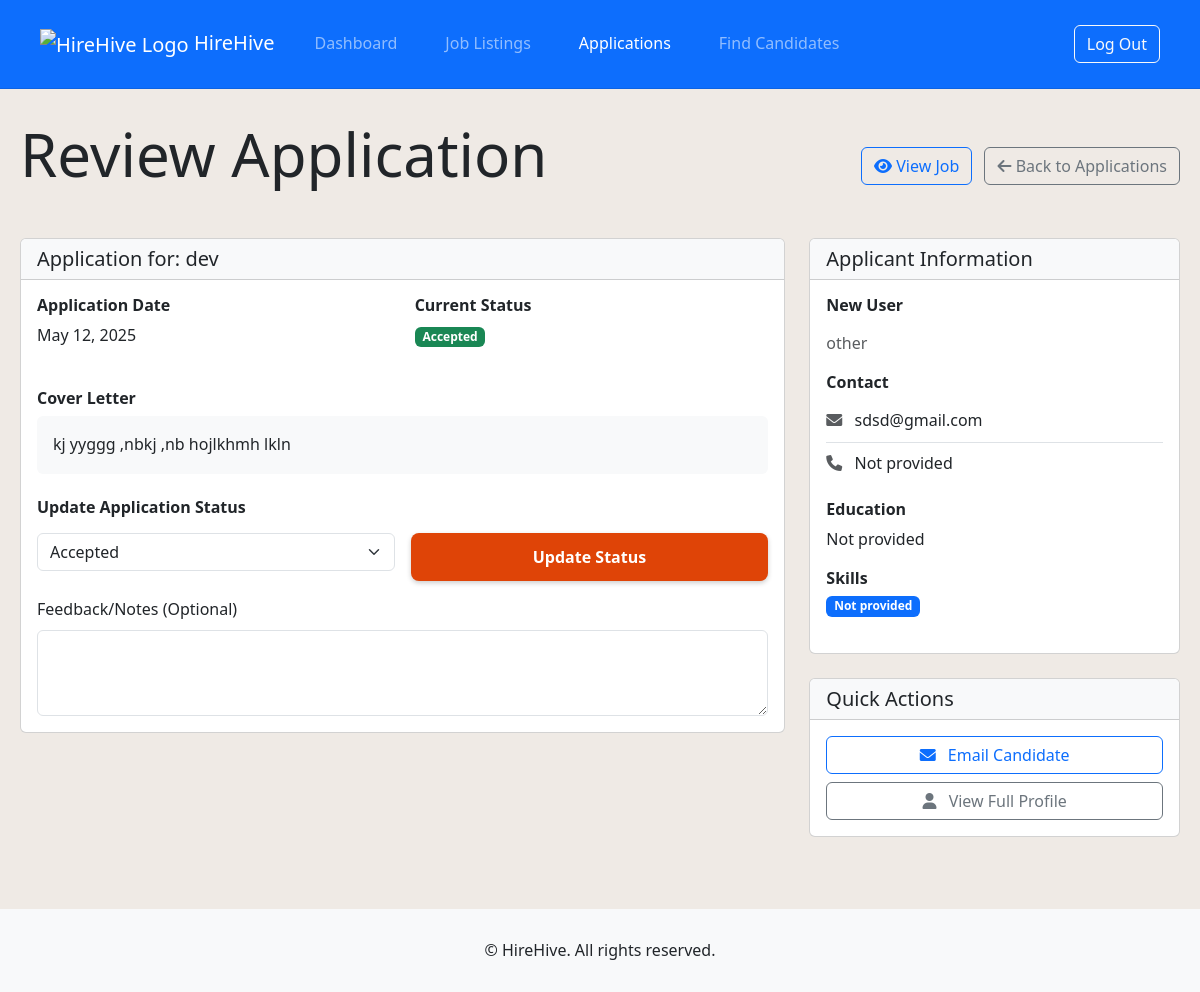
/review-application.php?id=1 (signed in), run on the app's committed database.
### tables this page shows
CREATE TABLE `job_applications` (
  `application_id` int(11) NOT NULL,
  `job_id` int(11) NOT NULL,
  `jobseeker_id` int(11) NOT NULL,
  `application_date` timestamp NOT NULL DEFAULT current_timestamp(),
  `cover_letter` text DEFAULT NULL,
  `status` enum('pending','reviewed','interviewed','offered','rejected','accepted') NOT NULL DEFAULT 'pending',
  `feedback` text DEFAULT NULL
);

CREATE TABLE `joblistings` (
  `job_id` int(11) NOT NULL,
  `enterprise_id` int(11) NOT NULL,
  `title` varchar(100) NOT NULL,
  `description` text NOT NULL,
  `requirements` text NOT NULL,
  `responsibilities` text DEFAULT NULL,
  `benefits` text DEFAULT NULL,
  `location` varchar(100) NOT NULL,
  `job_type` enum('full-time','part-time','contract','internship','remote') NOT NULL,
  `salary_range` varchar(100) DEFAULT NULL,
  `posted_date` timestamp NOT NULL DEFAULT current_timestamp(),
  `closing_date` timestamp NULL DEFAULT NULL,
  `status` enum('open','closed','draft') NOT NULL DEFAULT 'open'
);

CREATE TABLE `jobseekers` (
  `jobseeker_id` int(11) NOT NULL,
  `user_id` int(11) NOT NULL,
  `full_name` varchar(100) NOT NULL,
  `profession` varchar(100) NOT NULL,
  `education` varchar(50) NOT NULL,
  `skills` text NOT NULL,
  `portfolio` varchar(255) DEFAULT NULL,
  `phone` varchar(20) NOT NULL,
  `linkedin` varchar(255) DEFAULT NULL,
  `website` varchar(255) DEFAULT NULL,
  `other_profession` varchar(100) DEFAULT NULL
);

CREATE TABLE `users` (
  `user_id` int(11) NOT NULL,
  `email` varchar(100) NOT NULL,
  `password` varchar(255) NOT NULL,
  `role` enum('job-seeker','enterprise','admin') NOT NULL,
  `created_at` timestamp NOT NULL DEFAULT current_timestamp(),
  `updated_at` timestamp NOT NULL DEFAULT current_timestamp() ON UPDATE current_timestamp()
);

### review-application.php (the view, shortened to what this page needs)
<?php
require_once "db_connect.php";
$application_id = $_GET['id'];
$user_id = $_SESSION["user_id"];
$application_sql = "SELECT ja.*, jl.title as job_title, jl.job_id, js.full_name, js.phone,
                          js.profession, js.education, js.skills, js.jobseeker_id,
                          u.email, e.enterprise_id
                   FROM job_applications ja
                   JOIN joblistings jl ON ja.job_id = jl.job_id
                   JOIN jobseekers js ON ja.jobseeker_id = js.jobseeker_id
                   JOIN users u ON js.user_id = u.user_id
                   JOIN enterprises e ON jl.enterprise_id = e.enterprise_id
                   WHERE ja.application_id = ? AND e.user_id = ?";
$stmt = $conn->prepare($application_sql);
$stmt->bind_param("ii", $application_id, $user_id);
$stmt->execute();
$result = $stmt->get_result();
$application = $result->fetch_assoc();
?>
<!DOCTYPE html>
<html lang="en">
<head>
    <link href="https://cdn.jsdelivr.net/npm/bootstrap@5.3.0/dist/css/bootstrap.min.css" rel="stylesheet">
    <link rel="stylesheet" href="css/style.css">
    <link rel="stylesheet" href="css/dashboard.css">
    <link rel="stylesheet" href="https://cdnjs.cloudflare.com/ajax/libs/font-awesome/6.0.0/css/all.min.css">
</head>
<body>
    <nav class="navbar navbar-expand-lg navbar-dark bg-primary">
        <div class="container">
            <a class="navbar-brand" href="index.html">
                <img src="assets/images/logo.png" alt="HireHive Logo" height="40">
                HireHive
            </a>
            <div class="collapse navbar-collapse" id="navbarNav">
                <ul class="navbar-nav me-auto">
                    <li class="nav-item">
                        <a class="nav-link" href="dashboard-enterprise.php">Dashboard</a>
                    </li>
                    <li class="nav-item">
                        <a class="nav-link" href="dashboard-enterprise.php#job-listings">Job Listings</a>
                    </li>
                    <li class="nav-item">
                        <a class="nav-link active" href="dashboard-enterprise.php#applications">Applications</a>
                    </li>
                    <li class="nav-item">
                        <a class="nav-link" href="search-candidates.php">Find Candidates</a>
                    </li>
                </ul>
                <div class="d-flex">
                    <a href="logout.php" class="btn btn-outline-light">Log Out</a>
                </div>
            </div>
        </div>
    </nav>
    <div class="container py-5">
        <div class="row mb-4">
            <div class="col-12">
                <div class="d-flex justify-content-between align-items-center">
                    <h1>Review Application</h1>
                    <div>
                        <a href="view-job.php?id=<?php echo $application['job_id']; ?>" class="btn btn-outline-primary me-2">
                            <i class="fas fa-eye"></i> View Job
                        </a>
                        <a href="dashboard-enterprise.php#applications" class="btn btn-outline-secondary">
                            <i class="fas fa-arrow-left"></i> Back to Applications
                        </a>
                    </div>
                </div>
            </div>
        </div>
        <div class="row">
            <div class="col-md-8">
                <div class="card mb-4">
                    <div class="card-header bg-light">
                        <h2 class="card-title h5 mb-0">Application for: <?php echo htmlspecialchars($application['job_title']); ?></h2>
                    </div>
                    <div class="card-body">
                        <div class="row mb-4">
                            <div class="col-md-6">
                                <h3 class="h6 fw-bold">Application Date</h3>
                                <p><?php echo date('F d, Y', strtotime($application['application_date'])); ?></p>
                            </div>
                            <div class="col-md-6">
                                <h3 class="h6 fw-bold">Current Status</h3>
                                <p>
                                    <span class="badge <?php
                                        switch($application['status']) {
                                            case 'accepted': echo 'bg-success'; break;
                                        }
                                    ?>">
                                        <?php echo ucfirst(htmlspecialchars($application['status'])); ?>
                                    </span>
                                </p>
                            </div>
                        </div>
                        <?php if (!empty($application['cover_letter'])): ?>
                        <div class="mb-4">
                            <h3 class="h6 fw-bold">Cover Letter</h3>
                            <div class="p-3 bg-light rounded">
                                <?php echo nl2br(htmlspecialchars($application['cover_letter'])); ?>
                            </div>
                        </div>
                        <?php endif; ?>
                        <form method="POST" action="<?php echo htmlspecialchars($_SERVER["PHP_SELF"] . "?id=" . $application_id); ?>" class="mt-4">
                            <h3 class="h6 fw-bold mb-3">Update Application Status</h3>
                            <div class="row g-3">
                                <div class="col-md-6">
                                    <select class="form-select" name="status" required>
                                        <option value="accepted" <?php if ($application['status'] == 'accepted') echo 'selected'; ?>>Accepted</option>
                                    </select>
                                </div>
                                <div class="col-md-6">
                                    <button type="submit" name="update_status" class="btn btn-primary w-100">Update Status</button>
                                </div>
                                <div class="col-12">
                                    <label for="feedback" class="form-label">Feedback/Notes (Optional)</label>
                                    <textarea class="form-control" id="feedback" name="feedback" rows="3"><?php echo isset($application['feedback']) ? htmlspecialchars($application['feedback']) : ''; ?></textarea>
                                </div>
                            </div>
                        </form>
                    </div>
                </div>
            </div>
            <div class="col-md-4">
                <div class="card mb-4">
                    <div class="card-header bg-light">
                        <h3 class="card-title h5 mb-0">Applicant Information</h3>
                    </div>
                    <div class="card-body">
                        <h4 class="h6 fw-bold mb-3"><?php echo htmlspecialchars($application['full_name']); ?></h4>
                        <p class="text-muted mb-3"><?php echo htmlspecialchars($application['profession']); ?></p>
                        <h5 class="h6 fw-bold">Contact</h5>
                        <ul class="list-group list-group-flush mb-3">
                            <li class="list-group-item px-0">
                                <i class="fas fa-envelope me-2 text-muted"></i>
                                <?php echo htmlspecialchars($application['email']); ?>
                            </li>
                            <li class="list-group-item px-0">
                                <i class="fas fa-phone me-2 text-muted"></i>
                                <?php echo htmlspecialchars($application['phone']); ?>
                            </li>
                        </ul>
                        <h5 class="h6 fw-bold">Education</h5>
                        <p class="mb-3"><?php echo htmlspecialchars($application['education']); ?></p>
                        <h5 class="h6 fw-bold">Skills</h5>
                        <div class="skills-container mb-3">
                            <?php
                            $skills = explode(',', $application['skills']);
                            foreach ($skills as $skill):
                                if (trim($skill) != ''):
                            ?>
                                <span class="badge bg-primary me-1 mb-1"><?php echo htmlspecialchars(trim($skill)); ?></span>
                            <?php
                                endif;
                            endforeach;
                            ?>
                        </div>
                    </div>
                </div>
                <div class="card mb-4">
                    <div class="card-header bg-light">
                        <h3 class="card-title h5 mb-0">Quick Actions</h3>
                    </div>
                    <div class="card-body">
                        <a href="mailto:<?php echo htmlspecialchars($application['email']); ?>?subject=Your application for <?php echo htmlspecialchars($application['job_title']); ?>" class="btn btn-outline-primary w-100 mb-2">
                            <i class="fas fa-envelope me-2"></i> Email Candidate
                        </a>
                        <a href="view-candidate.php?id=<?php echo $application['jobseeker_id']; ?>" class="btn btn-outline-secondary w-100">
                            <i class="fas fa-user me-2"></i> View Full Profile
                        </a>
                    </div>
                </div>
            </div>
        </div>
    </div>
    <footer class="footer bg-light py-4 mt-auto">
        <div class="container">
            <div class="row">
                <div class="col-md-12 text-center">
                    <p>&copy; HireHive. All rights reserved.</p>
                </div>
            </div>
        </div>
    </footer>
</body>
</html>

### css/style.css (style rules this page uses)
:root { --color-bg: #efeae5; --color-primary: #212529; --color-text: #495057; --color-accent: #6c5ce7; --color-button: #df4407; --color-secondary: #adb5bd; --color-bg-dark: #051228; --color-primary-dark: #F5F5F5; --color-text-dark: #8FD14F; --color-accent-dark: #604CC3; --color-button-dark: #FF6600; --color-secondary-dark: #CCCCCC; }
* { margin: 0; padding: 0; box-sizing: border-box; }
body { font-family: system-ui, -apple-system, sans-serif; background-color: var(--color-bg); color: var(--color-primary); line-height: 1.6; padding-top: 70px; transition: all 0.3s ease; }
.container { max-width: 1200px; margin: 0 auto; padding: 0 20px; }
.navbar { position: fixed; top: 0; left: 0; width: 100%; z-index: 1000; background-color: var(--color-bg); border-bottom: 1px solid rgba(0, 0, 0, 0.1); display: flex; justify-content: space-between; align-items: center; padding: 15px 20px; }
.nav-item { color: var(--color-primary); padding: 0.5rem 1rem; border: none; background: none; cursor: pointer; font-size: 1rem; transition: all 0.3s ease; }
h1 { font-size: clamp(2.5rem, 5vw, 4rem); margin-bottom: 1.5rem; }
footer { padding: 20px; background-color: rgba(255, 255, 255, 0.1); text-align: center; }
footer p { margin: 5px 0; }
.btn-primary { padding: 12px 30px; background-color: var(--color-button); color: var(--color-primary); border: none; border-radius: 5px; font-weight: bold; cursor: pointer; transition: all 0.3s ease; }
.btn-primary { padding: 12px 30px; background-color: var(--color-button); color: white; border: none; border-radius: 8px; font-weight: bold; cursor: pointer; transition: all 0.3s ease; flex: 1; text-align: center; box-shadow: 0 2px 5px rgba(0, 0, 0, 0.2); }

### css/dashboard.css (style rules this page uses)
.skills-container { display: flex; flex-wrap: wrap; }

### data on the page
job_applications: job.title "dev", application_date "May 12, 2025", status "Accepted", cover_letter "kj yyggg ,nbkj ,nb hojlkhmh lkln", jobseeker.full_name "New User", jobseeker.profession "other", users.email "sdsd@gmail.com", jobseeker.phone "Not provided", jobseeker.education "Not provided", jobseeker.skills "Not provided"
